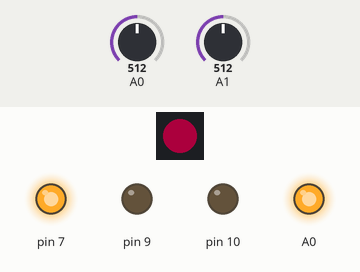
Bench run of a sketch on a simulated Arduino Uno, built with avr-gcc and run on an emulated ATmega328P. On the bench: 1 RGB LEDs in strip order, left to right, output pins drawn as LEDs (lit = HIGH). Inputs (shaded band) come from the test bench; at power-on: A0 = 512, A1 = 512. Dim RGB values are drawn brighter than linear; colours are those a GRB WS2812 strip shows for the declared byte order.

Above: at 1.2 s.
1.3 s: A0 set to 122
At 2.19 s:
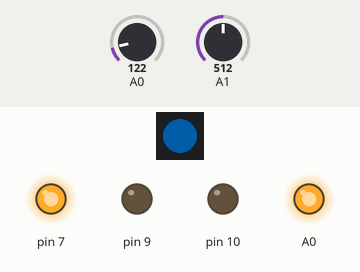
At 3.16 s:
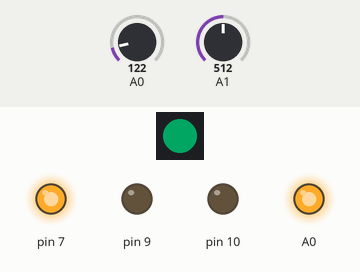
4.3 s: A1 set to 0
At 5.4 s:
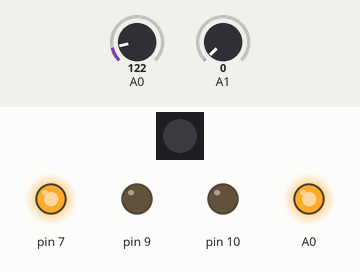
5.8 s: A1 set to 2
7.3 s: A1 set to 5
At 9.0 s:
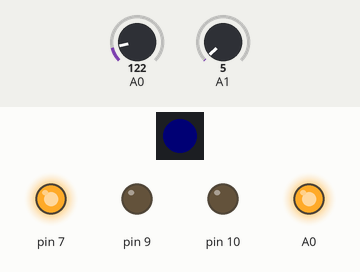
10.1 s: A0 set to 150
13.1 s: A0 set to 173
Timing chart, 0 to 16.3 s (numbered marks = the images above; inputs shaded):
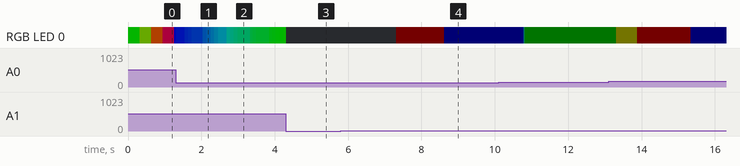

The sketch:

star.ino
``````````````````cpp
/***********************************************************************
 *                                                                     *
 *         Two Potentiometers One WS2812              ___              *
 *                                                   /   \             *
 *                    ____                          | pot |            *
 *                   |    |                         |_____|            *
 *                   |   _|_________________________|__|__|__          *
 *                   |  | 0                         7  8  9 |          *
 *                   /  |                                   |___       *
 *                   \  |                                     U |      *
 *         330 ohm   /  |         A-Star 32U4 Micro           S |      *
 *                   \  |                                    _B_|      *
 *                   /  |                                   |          *
 *                   |  |     G   V                10 A1 A0 |          *
 *                   |   `````|```|`````````````````|``|``|``          *
 *      ___________./         |   |                 |__|__|            *
 *     /       |____._________|___|___|`````````|   |     |            *
 *    | WS2812 |_____.________|_______|  470uF  |   | pot |            *
 *     \_______|____.                 |_________|    \___/             *
 *                                                                     *
 *                                                                     *
 *                                                                     *
 ***********************************************************************/

#include "FastLED.h" // https://github.com/FastLED/FastLED

//////////////////////////////////////////////////////////////////

#define PIXELSPIN      0 // WS2812 data pin
#define FPS           60 // frames per second

CRGB leds[1];
float t = 0;
float secondsPerFrame = 1. / FPS;
int pots[][3] = { { 7, 8, 9 }, { A0, A1, 10 } };

//////////////////////////////////////////////////////////////////

float read(int pot[]) {
  return analogRead(pot[1]) / 1024.0;
}

void hsv(int h, int s, int v) {
  leds[0] = CHSV(h % 256, s % 256, v % 256);
}

void setPot(int pot[]) {
  pinMode(pot[0], OUTPUT);
  digitalWrite(pot[0], HIGH);
  pinMode(pot[2], OUTPUT);
  digitalWrite(pot[2], LOW);
}

//////////////////////////////////////////////////////////////////

void setup() {
  for (int i = 0; i < 2; i++) setPot(pots[i]);
  FastLED.addLeds<WS2812, PIXELSPIN>(leds, 1);
}

void loop() {
  t += secondsPerFrame * read(pots[0]);
  hsv(256 * t, 255, 256 * read(pots[1]));
  FastLED.show();
  delay(1000 * secondsPerFrame);
}
``````````````````

Measured:
- the behaviour switches between 3 and 4 on A1 (found by bisection; images 3 and 4)
- after the input at 5.8 s, every drawn part: stays the same
- after the input at 7.3 s, RGB LED 0: off → RGB(1, 0, 0) at once, → RGB(0, 0, 1) 1.3 s later
